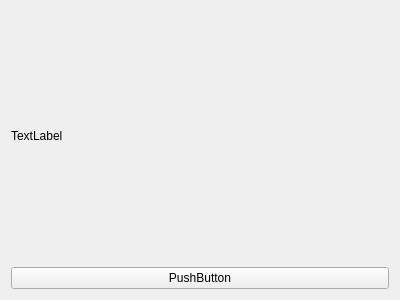
<?xml version="1.0" encoding="UTF-8"?>
<ui version="4.0">
 <class>Widget</class>
 <widget class="QWidget" name="Widget">
  <property name="geometry">
   <rect>
    <x>0</x>
    <y>0</y>
    <width>400</width>
    <height>300</height>
   </rect>
  </property>
  <property name="windowTitle">
   <string>Widget</string>
  </property>
  <layout class="QGridLayout" name="gridLayout">
   <item row="0" column="1">
    <widget class="QLabel" name="label">
     <property name="text">
      <string>TextLabel</string>
     </property>
    </widget>
   </item>
   <item row="1" column="1">
    <widget class="QPushButton" name="pushButton">
     <property name="text">
      <string>PushButton</string>
     </property>
    </widget>
   </item>
  </layout>
 </widget>
 <layoutdefault spacing="6" margin="11"/>
 <resources/>
 <connections/>
</ui>
